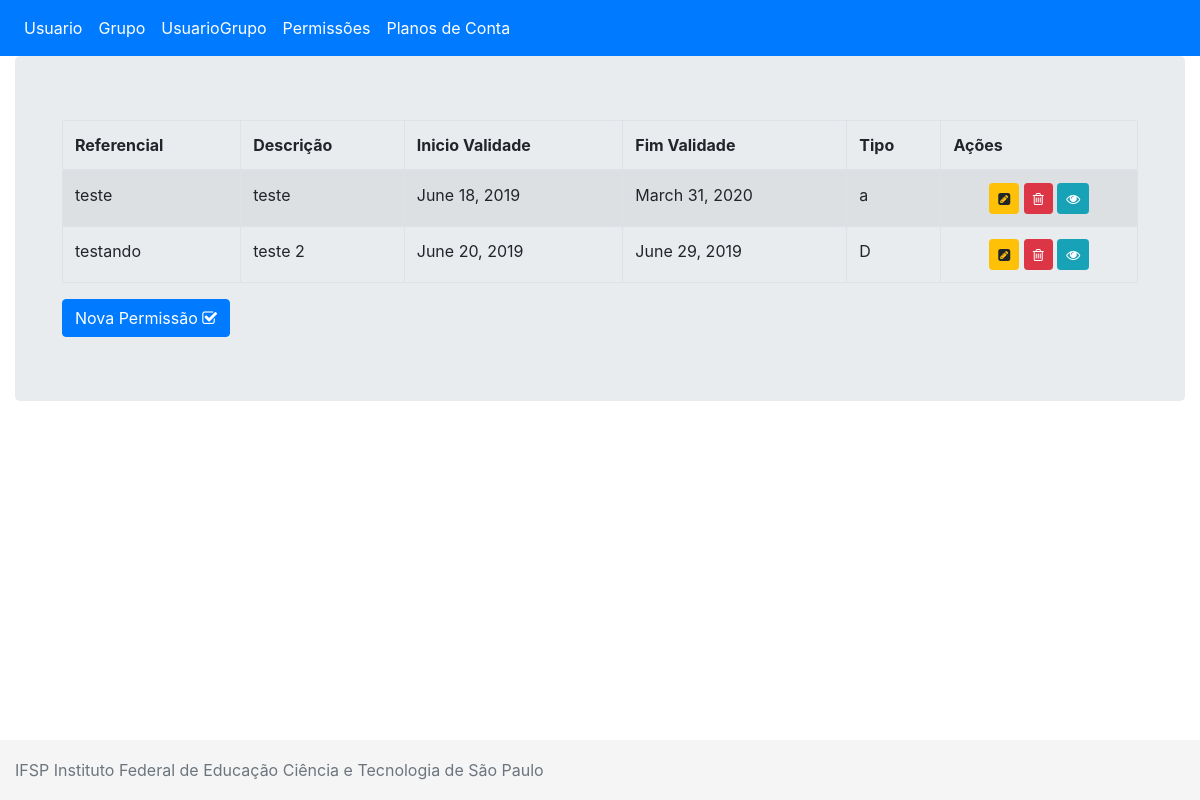
The app's page /controle_financeiro/planoContas/listar with its own data.
### controle_financeiro/models/planoContasModel.py (models this page shows, shortened)
class PlanoContasModel(models.Model):
    plano_contas_id = models.AutoField(primary_key=True)
    plano_contas_referencial = models.CharField(max_length=45, null=False, verbose_name="Referencial")
    plano_contas_descricao = models.CharField(max_length=45, null=False, verbose_name="Descricao")
    plano_contas_inicio_validade = models.DateField(null=True, blank=False, verbose_name="Inicio Validade")
    plano_contas_fim_validade = models.DateField(null=True, blank=False, verbose_name="Fim Validade")
    plano_contas_tipo = models.CharField(max_length=1, null=False, verbose_name="Tipo")
    class Meta:
        ordering = ['plano_contas_descricao']
        verbose_name = 'PlanoConta'
        verbose_name_plural = 'PlanosContas'

### controle_financeiro/views/planoContasView.py (the view)
def listar(request):
    form = PlanoContasModel.objects.all()
    context = {
        'form':form
    }
    return render(request, 'planoContas/listar.html', context)

### controle_financeiro/templates/planoContas/listar.html
{% extends "base.html" %}
{% load widget_tweaks %}
{%block main%}
<div class="container-fluid">
    <div class="table-responsive">
        <table class="table
                      table-striped
                      table-bordered
                      table-hover
                      table-collapse">
         <thead>
            <tr>
                <th>Referencial</th>
                <th>Descrição</th>
                <th>Inicio Validade</th>
                <th>Fim Validade</th>
                <th>Tipo</th>
                <th>Ações</th>
            </tr>
         </thead>
         <tbody>
            {%for u in form%}
            <tr>
                <td>{{ u.plano_contas_referencial }}</td>
                <td>{{ u.plano_contas_descricao }}</td>
                <td>{{ u.plano_contas_inicio_validade }}</td>
                <td>{{ u.plano_contas_fim_validade }}</td>
                <td>{{ u.plano_contas_tipo }}</td>
				<td class="text-center">
				  <a id="idAlterar" class="btn btn-warning btn-sm"
				     title="Alterar dados do grupo"
					 href="{% url 'alterar_plano_conta' u.plano_contas_id%}">
                     <i class="fa fa-pencil-square" aria-hidden="true"></i>
            	  </a>
				  <a id="idExcluir" class="btn btn-danger btn-sm"
				     title="Excluir dados do grupo"
					 href="{% url 'remover_plano_conta' u.plano_contas_id%}">
                     <i class="fa fa-trash-o" aria-hidden="true"></i>
				  </a>
                  <a id="idConsultar" class="btn btn-info btn-sm"
				     title="Consultar dados do grupo"
					 href="{% url 'exibir_plano_conta' u.plano_contas_id%}">
                     <i class="fa fa-eye" aria-hidden="true"></i>
				  </a>
				</td>
            </tr>
            {%endfor%}
         </tbody>
        </table>
        <a id="idIncluir" class="btn btn-primary" href="{% url 'inserir_plano_conta' %}">Nova Permissão <i class="fa fa-check-square-o" aria-hidden="true"></i></a>
    </div>
</div>
{%endblock%}

### controle_financeiro/static/css/footer.css (style rules this page uses)
html { position: relative; min-height: 100%; }
body { margin-bottom: 60px; }

### records on screen
PlanoContasModel: plano_contas_referencial "teste", plano_contas_descricao "teste", plano_contas_inicio_validade "June 18, 2019", plano_contas_fim_validade "March 31, 2020", plano_contas_tipo "a"
PlanoContasModel: plano_contas_referencial "testando", plano_contas_descricao "teste 2", plano_contas_inicio_validade "June 20, 2019", plano_contas_fim_validade "June 29, 2019", plano_contas_tipo "D"
